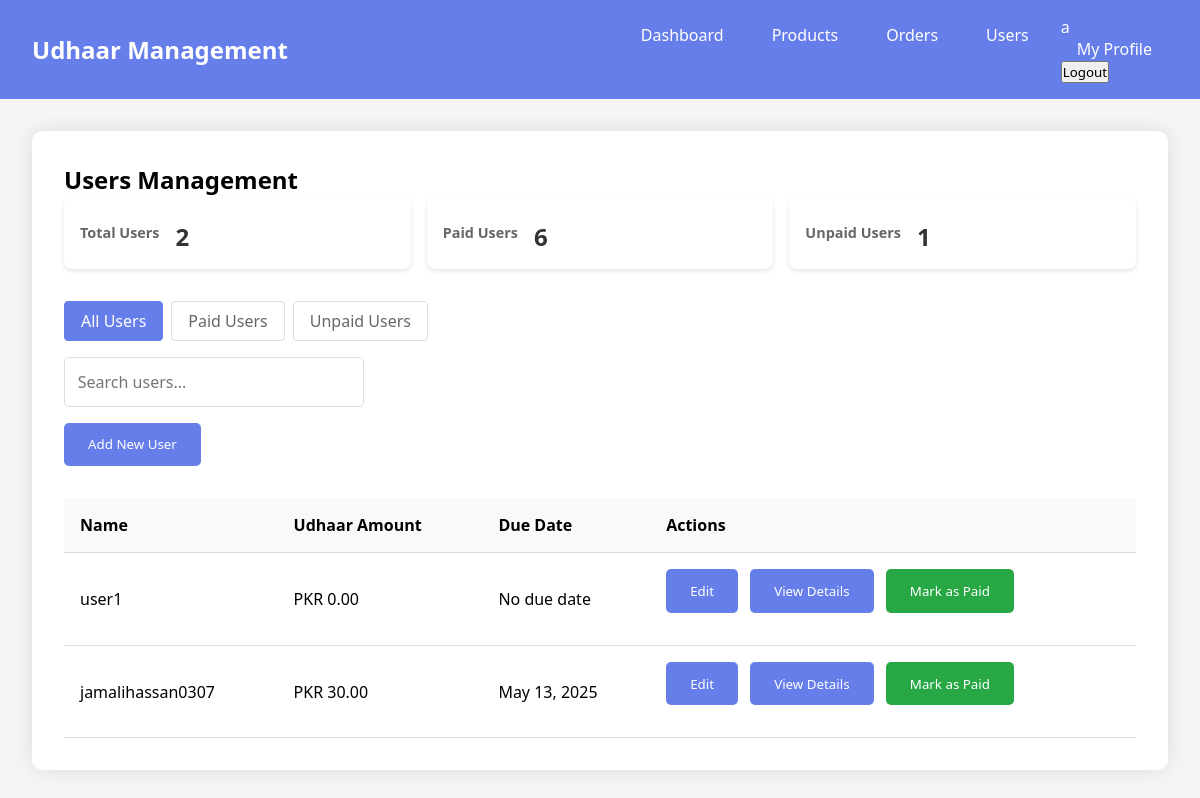
/users/ (signed in), run on an earlier commit of the app's database.
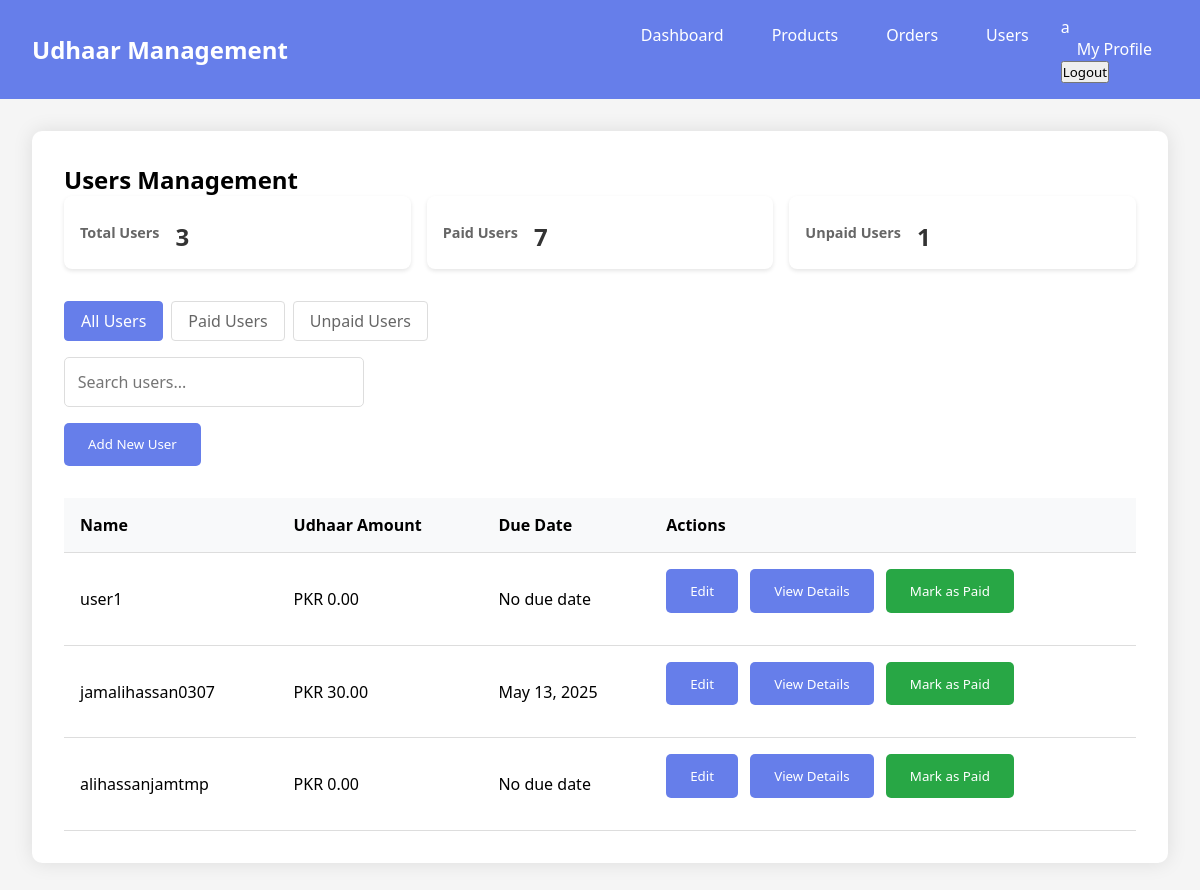
And on a later commit of the database.
### myapp/models.py (models this page shows, shortened)
class User(AbstractUser):
    ROLE_CHOICES = (
        ('admin', 'Admin'),
        ('entry_operator', 'Entry Operator'),
        ('accountant', 'Accountant'),
        ('order_manager', 'Order Manager'),
        ('product_manager', 'Product Manager'),
        ('user', 'User'),
    )
    role = models.CharField(max_length=20, choices=ROLE_CHOICES, default='user')
    udhaar = models.DecimalField(max_digits=10, decimal_places=2, default=0.00)
    due_date = models.DateField(null=True, blank=True)
    created_at = models.DateTimeField(auto_now_add=True)
    updated_at = models.DateTimeField(auto_now=True)

### myapp/views.py (the view)
# urls.py: path('users/', views.users, name='users'),
@login_required
def users(request):
    print("Checking user permissions...")
    if not (request.user.role == 'admin' or request.user.role == 'entry_operator'):
        return render(request, 'myapp/permission_denied.html')
    can_add_user = True  # Both admin and entry operators can add users
    can_change_user = request.user.role == 'admin' or request.user.role == 'entry_operator'  # Allow entry operators to modify users
    can_delete_user = request.user.role == 'admin'  # Only admin can delete users
    filter_type = request.GET.get('filter', 'all')
    if filter_type == 'paid':
        users = User.objects.filter(udhaar=0)
    elif filter_type == 'unpaid':
        users = User.objects.filter(udhaar__gt=0)
    else:  # 'all'
        users = User.objects.all()
        users = users.filter(role='user')
    context = {
        'users': users,
        'can_add_user': can_add_user,
        'can_change_user': can_change_user,
        'can_delete_user': can_delete_user,
        'current_filter': filter_type,
        'total_users': users.count(),
        'paid_users': User.objects.filter(udhaar=0).count(),
        'unpaid_users': User.objects.filter(udhaar__gt=0).count(),
    }
    return render(request, 'myapp/users.html', context)

### myapp/templates/myapp/users.html (shortened to what this page needs)
{% extends 'myapp/base.html' %}
{% block content %}
<section id="users" class="section">
  <h2>Users Management</h2>
  <div class="user-stats">
    <div class="stat-card">
      <h3>Total Users</h3>
      <p>{{ total_users }}</p>
    </div>
    <div class="stat-card">
      <h3>Paid Users</h3>
      <p>{{ paid_users }}</p>
    </div>
    <div class="stat-card">
      <h3>Unpaid Users</h3>
      <p>{{ unpaid_users }}</p>
    </div>
  </div>
  <div class="filter-buttons">
    <a href="?filter=all" class="filter-btn {% if current_filter == 'all' %}active{% endif %}">All Users</a>
    <a href="?filter=paid" class="filter-btn {% if current_filter == 'paid' %}active{% endif %}">Paid Users</a>
    <a href="?filter=unpaid" class="filter-btn {% if current_filter == 'unpaid' %}active{% endif %}">Unpaid Users</a>
  </div>
  <div class="search-container">
    <input
      type="text"
      id="userSearch"
      class="search-input"
      placeholder="Search users..."
    />
  </div>
  <button onclick="showAddUserForm()" class="action-btn">Add New User</button>
  <div id="usersList" class="list-container">
    <table>
      <tr>
        <th>Name</th>
        <th>Udhaar Amount</th>
        <th>Due Date</th>
        <th>Actions</th>
      </tr>
      {% for user in users %}
      <tr {% if user.due_date and user.due_date < today %}class="overdue"{% endif %}>
        <td>{{ user.username }}</td>
        <td>PKR {{ user.udhaar }}</td>
        <td>{{ user.due_date|default:"No due date" }}</td>
        <td>
          {% if can_change_user %}
          <button onclick="editUser({{ user.id }})" class="action-btn">Edit</button>
          {% endif %}
          <button onclick="viewUserDetails({{ user.id }})" class="action-btn">View Details</button>
          {% if can_change_user %}
          <button onclick="markAsPaid({{ user.id }})" class="action-btn paid-btn">Mark as Paid</button>
          {% endif %}
        </td>
      </tr>
      {% endfor %}
    </table>
  </div>
</section>
{% endblock %}

What changed in the data, as far as the page shows it:
added User: username "alihassanjamtmp", udhaar "0.00", due_date "No due date"
Also different on the page:
{{ total_users }}: "2" → "3"
{{ paid_users }}: "6" → "7"
